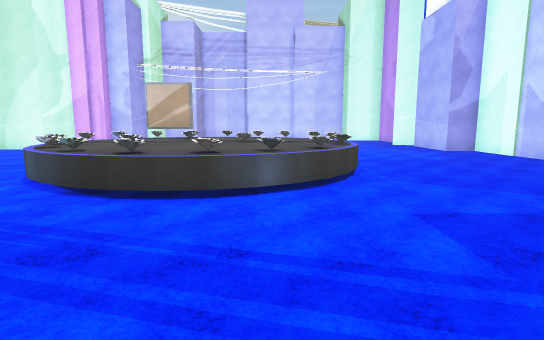
view 1 (above)

20 first-person views from a walk through a Unity game level. The camera is 1.3 m above the floor, tilts 8° down and sees 80° across. The floor is counted in squares, 1 m on a side. Each view is taken from the middle of a square. On the plan, view 1 faces up. The plan holds only what a view shows up to about 14 squares ahead; the rest is blank. The place goes on beyond the plan. The player character is not drawn. Some animated figures are not drawn. Surface patterns are stand-ins for the level's own textures.

view 2
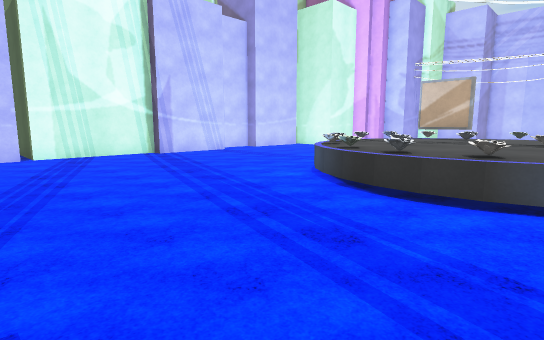

view 3
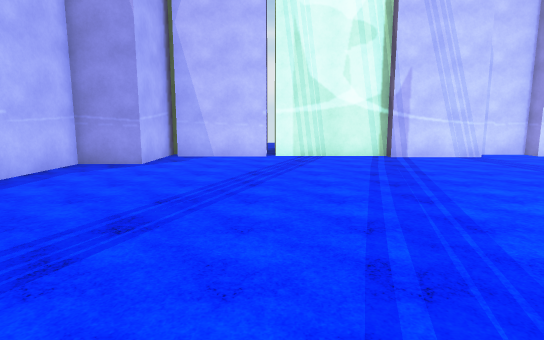

view 4
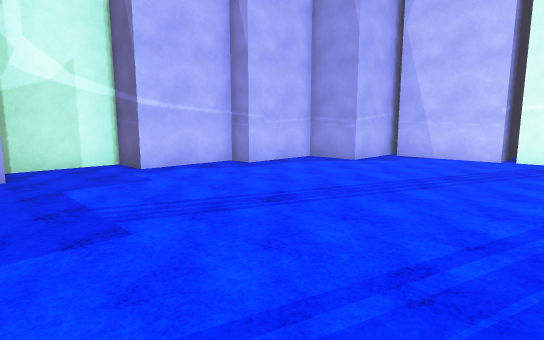

view 5
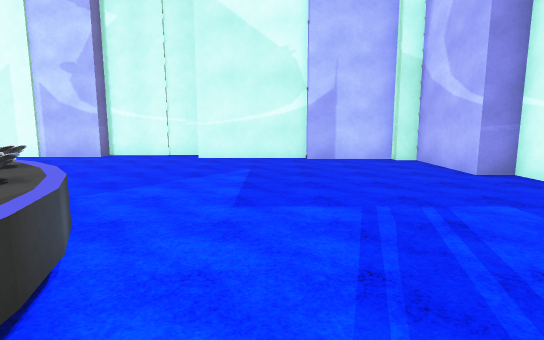

view 6
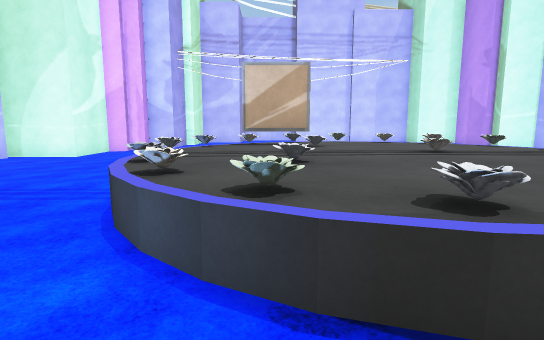

view 7
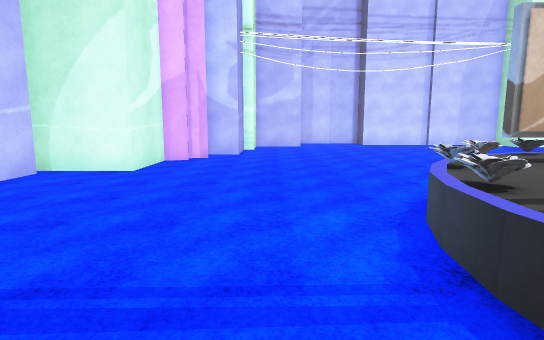

view 8
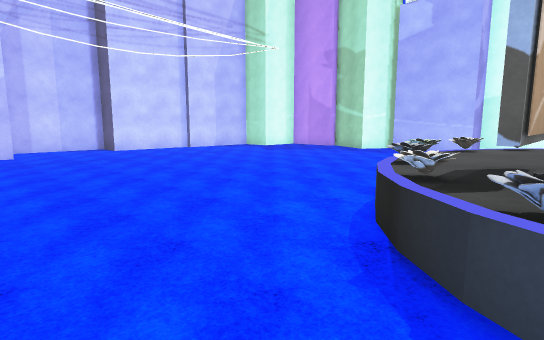

view 9
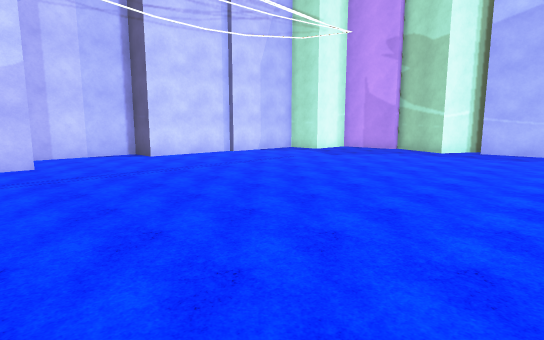

view 10
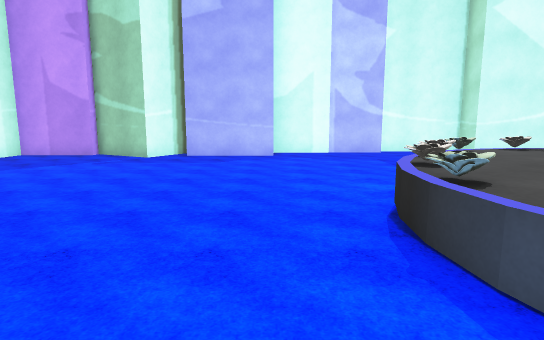

view 11
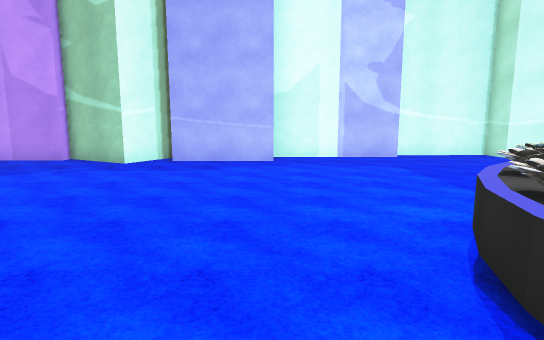

view 12
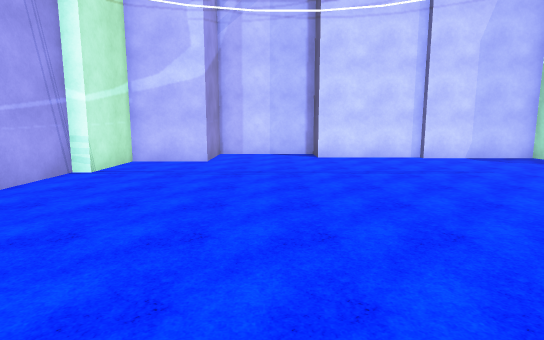

view 13
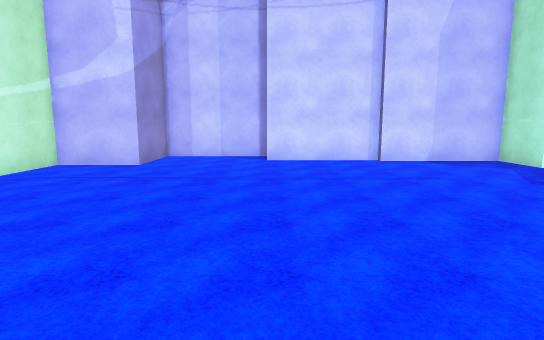

view 14
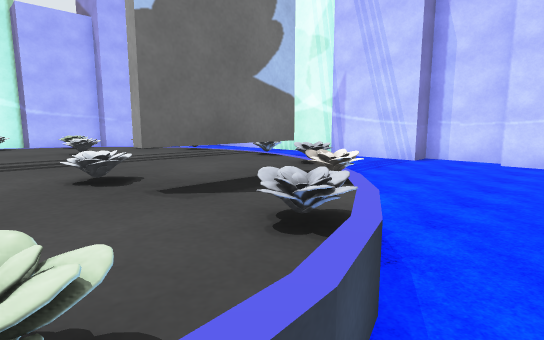

view 15
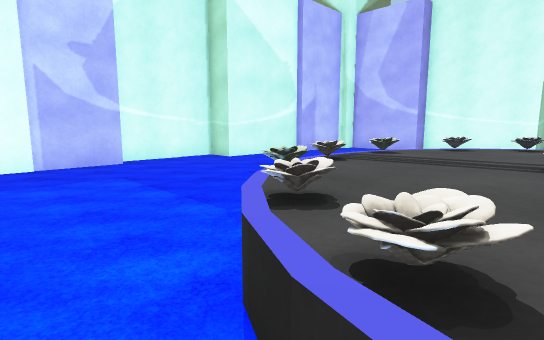

view 16
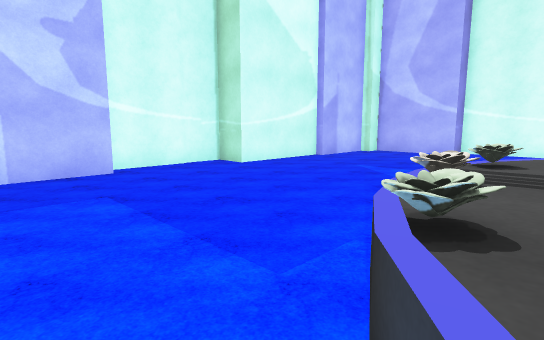

view 17
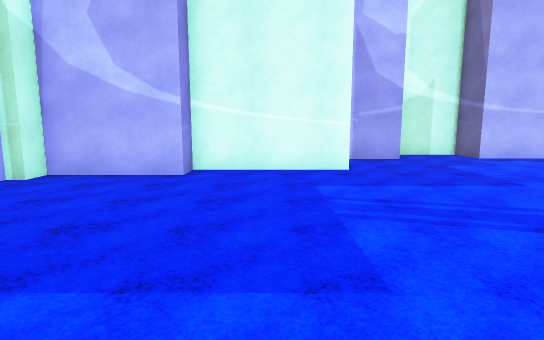

view 18
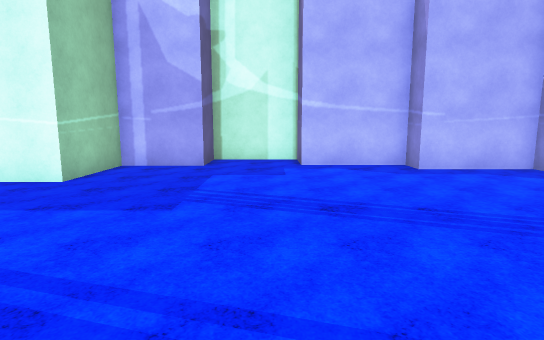

view 19
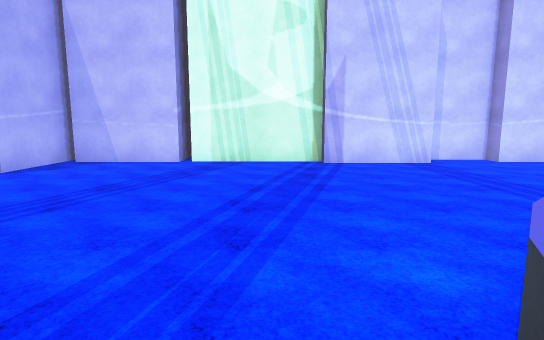

view 20
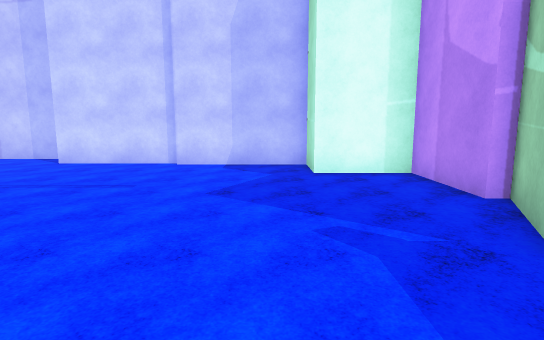

### Floor plan
Key: @ floor where view 1 was taken; # wall or solid block; . floor; ^ raised ledge; O other object.
Columns run from 17 left of view 1 to 13 right of it. Each row starts with its distance up from view 1.
 30            #####
 29            O...#########
 28         ###O...........#
 27         #..............####
 26         #.................#
 25        ##.................#
 24        #..................O
 23        #..................#
 22      OOO.................##
 21       #..................O#
 20      ##...................#
 19      #....................#
 18     ##....................#
 17   ###O....................#
 16    O......................OO
 15    O.......................#
 14    O.........OOOOO.........
 13   ##........OOO^^OO........#
 12   O........OOOO^^^OO.......O OO
 11   O........O^^^^^^^O.......OO
 10   ##.......^^^^^O^^^........O
  9    #.......O^O^^^^^O........O
  8    #.......^OO^^^^O^........#
  7   ##........OO^^^OO........##
  6   #..........OOOOO.........#
  5   #........................#
  4   #........................#
  3   #........................#
  2 OOO.......................O
  1    O......................O
  0    O.............@........O
 -1   OO...................OOO#
 -2   ####............#####
 -3      #............#
 -4      #............#
 -5      ####O###...OO#
 -6          O  #..O
 -7          O  ###OO

Positions as (right, up) in squares from view 1, and headings:
1: (0, 0), facing up
2: (0, 0), facing up-left
3: (-1, 2), facing left
4: (-1, 4), facing down-left
5: (-3, 4), facing right
6: (-4, 4), facing up
7: (-8, 8), facing up
8: (-8, 12), facing up-right
9: (-8, 16), facing up-right
10: (-5, 16), facing right
11: (-3, 16), facing right
12: (-4, 16), facing up
13: (-2, 17), facing up
14: (-2, 15), facing down-left
15: (-1, 15), facing down-right
16: (1, 14), facing down-right
17: (3, 7), facing down
18: (-4, 5), facing down
19: (-3, 5), facing left
20: (5, 18), facing up
